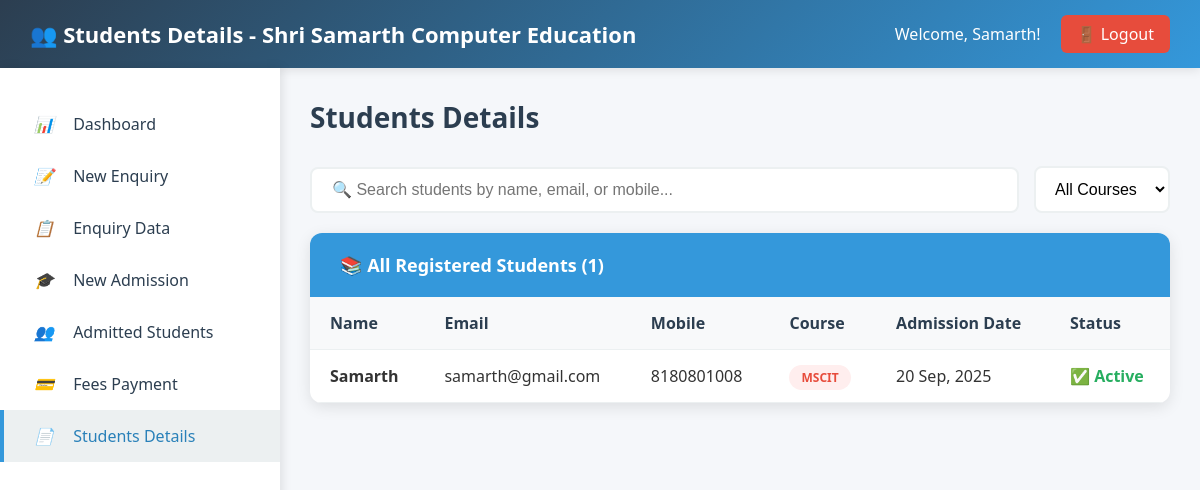
Page /students-details/ (signed in) on the committed database.
### core/models.py (models this page shows, shortened)
class Student(models.Model):
    COURSE_CHOICES = [
        ('MSCIT', 'MSCIT'),
        ('KLIC', 'KLIC'),
        ('CCC', 'CCC'),
        ('TALLY', 'Tally'),
        ('MS_OFFICE', 'MS Office'),
        ('OTHER', 'Other'),
    ]
    student_id = models.UUIDField(default=uuid.uuid4, editable=False, unique=True)
    name = models.CharField(max_length=100, verbose_name="Full Name")
    mobile = models.CharField(
        max_length=10,
        validators=[RegexValidator(regex=r'^\d{10}$', message='Mobile number must be 10 digits')],
        unique=True,
        verbose_name="Mobile Number"
    )
    email = models.EmailField(unique=True, verbose_name="Email Address")
    course = models.CharField(max_length=50, choices=COURSE_CHOICES, default='MSCIT', verbose_name="Course")
    admission_date = models.DateTimeField(auto_now_add=True, verbose_name="Admission Date", null=True, blank=True)
    password = models.CharField(max_length=128, verbose_name="Password")
    date_registered = models.DateTimeField(auto_now_add=True)
    is_active = models.BooleanField(default=True)
    class Meta:
        db_table = 'students'
        verbose_name = 'Student'
        verbose_name_plural = 'Students'
        ordering = ['-date_registered']

### core/views.py (the view)
# urls.py: path("students-details/", views.students_details, name="students_details"),
def students_details(request):
    if 'student_id' not in request.session:
        return redirect('login')
    students = Student.objects.filter(is_active=True).order_by('-admission_date')
    return render(request, 'students_details.html', {
        'student_name': request.session.get('student_name'),
        'students': students
    })

### core/templates/students_details.html (shortened to what this page needs)
<!DOCTYPE html>
<html lang="en">
<head>
</head>
<body>
    <div class="top-header">
        <h1>👥 Students Details - Shri Samarth Computer Education</h1>
        <div class="user-info">
            <span>Welcome, {{ student_name }}!</span>
            <a href="/logout" class="logout-btn">🚪 Logout</a>
        </div>
    </div>
    <div class="container">
            {% include 'includes/sidebar.html' %}
        <div class="main-content">
            <h2 class="page-title">Students Details</h2>
            <div class="search-container">
                <input type="text" class="search-input" placeholder="🔍 Search students by name, email, or mobile..." id="searchInput">
                <select class="filter-select" id="courseFilter">
                    <option value="">All Courses</option>
                </select>
            </div>
            <div class="table-container">
                <div class="table-header">
                    📚 All Registered Students ({{ students|length }})
                </div>
                {% if students %}
                <table class="students-table" id="studentsTable">
                    <thead>
                        <tr>
                            <th>Name</th>
                            <th>Email</th>
                            <th>Mobile</th>
                            <th>Course</th>
                            <th>Admission Date</th>
                            <th>Status</th>
                        </tr>
                    </thead>
                    <tbody>
                        {% for student in students %}
                        <tr data-name="{{ student.name|lower }}" data-email="{{ student.email|lower }}" data-mobile="{{ student.mobile }}" data-course="{{ student.course }}">
                            <td><strong>{{ student.name }}</strong></td>
                            <td>{{ student.email }}</td>
                            <td>{{ student.mobile }}</td>
                            <td>
                                <span class="course-badge {% if student.course == 'MSCIT' %}mscit{% elif student.course == 'KLIC' %}klic{% else %}other{% endif %}">
                                    {{ student.course }}
                                </span>
                            </td>
                            <td>{{ student.admission_date|date:"d M, Y" }}</td>
                            <td>
                                <span class="{% if student.is_active %}status-active{% else %}status-inactive{% endif %}">
                                    {% if student.is_active %}✅ Active{% else %}❌ Inactive{% endif %}
                                </span>
                            </td>
                        </tr>
                        {% endfor %}
                    </tbody>
                </table>
                {% else %}
                <div class="no-students">
                    <div style="font-size: 48px; margin-bottom: 20px;">👥</div>
                    <p>No students found. Start by adding new admissions!</p>
                </div>
                {% endif %}
            </div>
        </div>
    </div>
</body>
</html>

### core/templates/students_details.html (style rules this page uses)
* { margin: 0; padding: 0; box-sizing: border-box; }
body { font-family: 'Segoe UI', Tahoma, Geneva, Verdana, sans-serif; background: #f5f7fa; color: #333; }
.top-header { background: linear-gradient(135deg, #2c3e50, #3498db); color: white; padding: 15px 30px; display: flex; justify-content: space-between; align-items: center; box-shadow: 0 2px 10px rgba(0,0,0,0.1); }
.top-header h1 { font-size: 22px; font-weight: 600; }
.user-info { display: flex; align-items: center; gap: 20px; }
.logout-btn { background: #e74c3c; color: white; padding: 8px 16px; border: none; border-radius: 6px; cursor: pointer; text-decoration: none; font-weight: 500; transition: background 0.3s; }
.container { display: flex; min-height: calc(100vh - 70px); }
.main-content { flex: 1; padding: 30px; overflow-y: auto; }
.page-title { font-size: 28px; color: #2c3e50; margin-bottom: 30px; font-weight: 600; }
.table-container { background: white; border-radius: 12px; box-shadow: 0 4px 15px rgba(0,0,0,0.1); overflow: hidden; }
.table-header { background: #3498db; color: white; padding: 20px 30px; font-size: 18px; font-weight: 600; }
.students-table { width: 100%; border-collapse: collapse; }
.students-table th, .students-table td { padding: 15px 20px; text-align: left; border-bottom: 1px solid #ecf0f1; }
.students-table th { background: #f8f9fa; font-weight: 600; color: #2c3e50; }
.course-badge { padding: 4px 12px; border-radius: 20px; font-size: 12px; font-weight: bold; text-transform: uppercase; }
.course-badge.mscit { background: #fee; color: #e74c3c; }
.status-active { color: #27ae60; font-weight: 600; }
.search-container { margin-bottom: 20px; display: flex; gap: 15px; align-items: center; }
.search-input { flex: 1; padding: 12px 20px; border: 2px solid #ecf0f1; border-radius: 8px; font-size: 16px; }
.filter-select { padding: 12px 15px; border: 2px solid #ecf0f1; border-radius: 8px; font-size: 16px; background: white; }

### rows in the picture
Student: name "Samarth", email "samarth@gmail.com", mobile "8180801008", course "MSCIT", admission_date "20 Sep, 2025", is_active "✅ Active"

### other values in the picture
{{ students|length }} "1"
